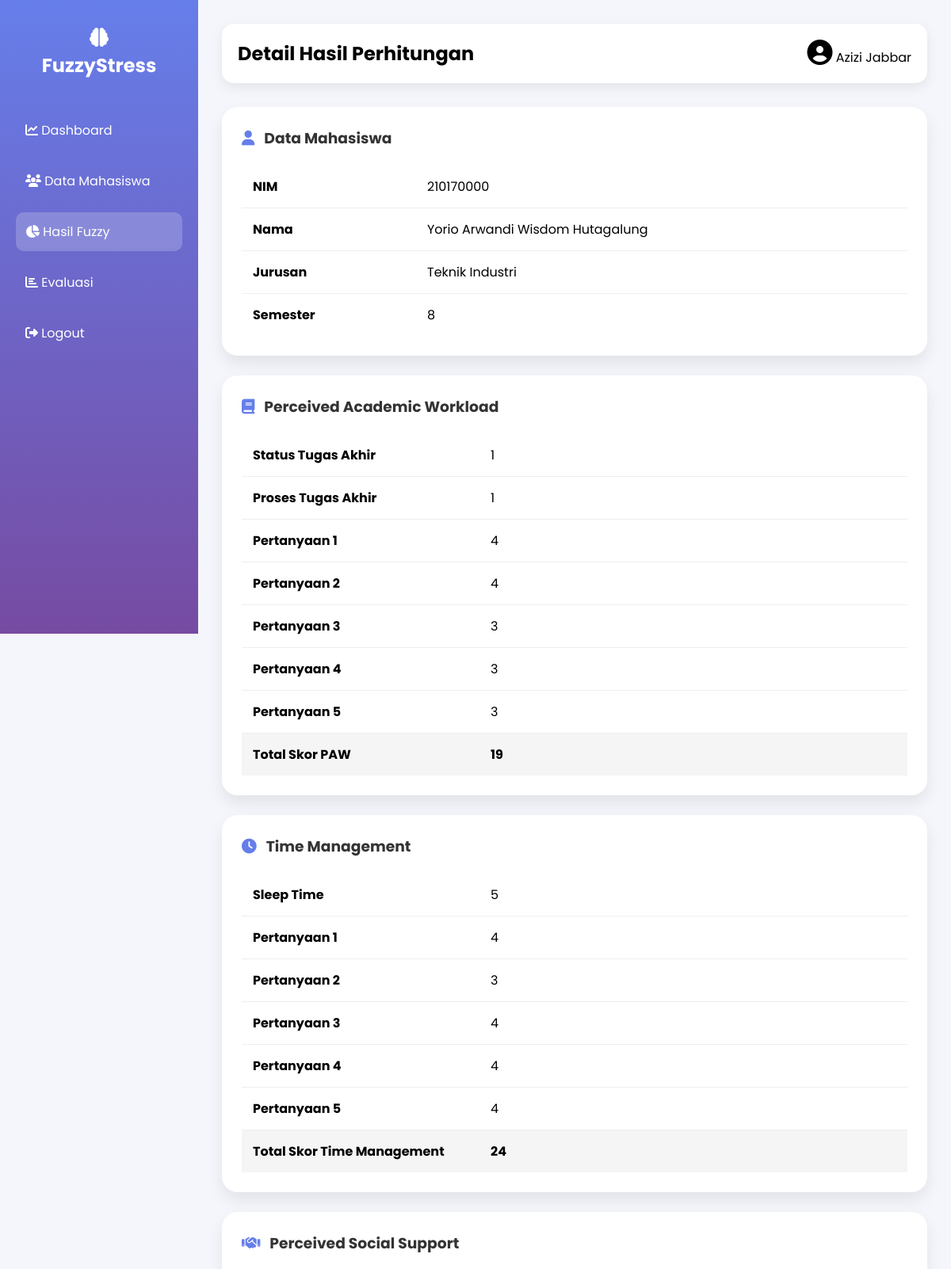
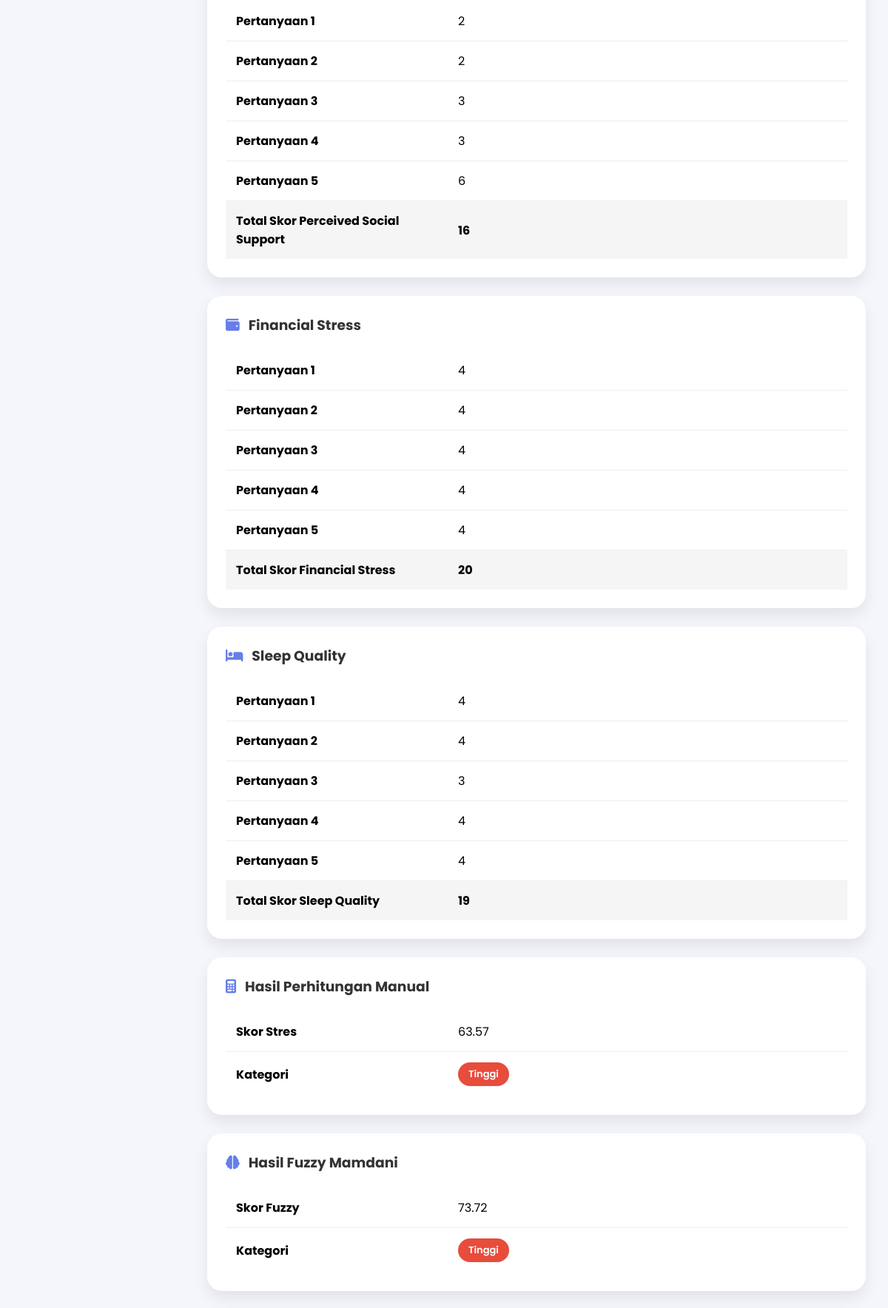
The app's page /admin/detail_hasil.php?id=202 (signed in, upper part) with its own data (2 pictures, top to bottom).
### tables this page shows
CREATE TABLE `data` (
  `data_id` int(2) NOT NULL,
  `nim` int(20) NOT NULL,
  `nama` varchar(100) NOT NULL,
  `jurusan` varchar(100) NOT NULL,
  `semester` int(5) NOT NULL
);

CREATE TABLE `perceived` (
  `data_id` int(11) NOT NULL,
  `status_tga` int(2) NOT NULL,
  `proses_tga` int(2) NOT NULL,
  `q1_tga` int(2) NOT NULL,
  `q2_tga` int(2) NOT NULL,
  `q3_tga` int(2) NOT NULL,
  `q4_tga` int(2) NOT NULL,
  `q5_tga` int(2) NOT NULL
);

CREATE TABLE `hasil_perhitungan` (
  `id` int(11) NOT NULL,
  `data_id` int(11) NOT NULL,
  `score_paw` int(11) NOT NULL,
  `score_tm` int(11) NOT NULL,
  `score_pss` int(11) NOT NULL,
  `score_fs` int(11) NOT NULL,
  `score_sq` int(11) NOT NULL,
  `stress_score` decimal(10,2) NOT NULL,
  `stress_category` varchar(50) NOT NULL
);

CREATE TABLE `time_management` (
  `data_id` int(11) NOT NULL,
  `sleep_time` int(2) NOT NULL,
  `q1_time` int(2) NOT NULL,
  `q2_time` int(2) NOT NULL,
  `q3_time` int(2) NOT NULL,
  `q4_time` int(2) NOT NULL,
  `q5_time` int(2) NOT NULL
);

CREATE TABLE `pcv` (
  `data_id` int(11) NOT NULL,
  `q1_pcv` int(2) NOT NULL,
  `q2_pcv` int(2) NOT NULL,
  `q3_pcv` int(2) NOT NULL,
  `q4_pcv` int(2) NOT NULL,
  `q5_pcv` int(2) NOT NULL
);

CREATE TABLE `financial` (
  `data_id` int(11) NOT NULL,
  `q1_fnc` int(2) NOT NULL,
  `q2_fnc` int(2) NOT NULL,
  `q3_fnc` int(2) NOT NULL,
  `q4_fnc` int(2) NOT NULL,
  `q5_fnc` int(2) NOT NULL
);

CREATE TABLE `sleep` (
  `data_id` int(11) NOT NULL,
  `q1_sleep` int(2) NOT NULL,
  `q2_sleep` int(2) NOT NULL,
  `q3_sleep` int(2) NOT NULL,
  `q4_sleep` int(2) NOT NULL,
  `q5_sleep` int(2) NOT NULL
);

CREATE TABLE `hasil_fuzzy` (
  `id` int(11) NOT NULL,
  `data_id` int(11) NOT NULL,
  `score_paw` int(11) NOT NULL,
  `score_tm` int(11) NOT NULL,
  `score_pss` int(11) NOT NULL,
  `score_fs` int(11) NOT NULL,
  `score_sq` int(11) NOT NULL,
  `norm_paw` decimal(6,2) NOT NULL,
  `norm_tm` decimal(6,2) NOT NULL,
  `norm_pss` decimal(6,2) NOT NULL,
  `norm_fs` decimal(6,2) NOT NULL,
  `norm_sq` decimal(6,2) NOT NULL,
  `stress_score` decimal(6,2) NOT NULL,
  `stress_category` varchar(20) NOT NULL,
  `created_at` timestamp NOT NULL DEFAULT current_timestamp()
);

### admin/detail_hasil.php (the view, shortened to what this page needs)
<?php
include "koneksi/koneksi.php";
$id = (int)$_GET['id'];
$query = mysqli_query($conn, "
SELECT
d.*,
p.*,
tm.*,
pcv.*,
f.*,
s.*,
hp.score_paw,
hp.score_tm,
hp.score_pss,
hp.score_fs,
hp.score_sq,
hp.stress_score AS manual_score,
hp.stress_category AS manual_category,
hf.norm_paw,
hf.norm_tm,
hf.norm_pss,
hf.norm_fs,
hf.norm_sq,
hf.stress_score AS fuzzy_score,
hf.stress_category AS fuzzy_category
FROM data d
INNER JOIN perceived p
ON d.data_id = p.data_id
INNER JOIN time_management tm
ON d.data_id = tm.data_id
INNER JOIN pcv
ON d.data_id = pcv.data_id
INNER JOIN financial f
ON d.data_id = f.data_id
INNER JOIN sleep s
ON d.data_id = s.data_id
INNER JOIN hasil_perhitungan hp
ON d.data_id = hp.data_id
INNER JOIN hasil_fuzzy hf
ON d.data_id = hf.data_id
WHERE d.data_id='$id'
");
$data = mysqli_fetch_assoc($query);
?>
<!DOCTYPE html>
<html lang="id">
<head>
<link rel="stylesheet"
href="https://cdnjs.cloudflare.com/ajax/libs/font-awesome/6.5.2/css/all.min.css">
</head>
<body>
<div class="sidebar">
<h2>
<i class="fas fa-brain"></i>
<br>
FuzzyStress
</h2>
<ul>
<li>
<a href="dashboard.php">
<i class="fas fa-chart-line"></i>
Dashboard
</a>
</li>
<li>
<a href="data.php">
<i class="fas fa-users"></i>
Data Mahasiswa
</a>
</li>
<li>
<a href="hasil.php"
style="background:rgba(255,255,255,.2);">
<i class="fas fa-chart-pie"></i>
Hasil Fuzzy
</a>
</li>
<li>
<a href="evaluasi.php">
<i class="fas fa-chart-bar"></i>
Evaluasi
</a>
</li>
<li>
<a href="process/logout.php">
<i class="fas fa-sign-out-alt"></i>
Logout
</a>
</li>
</ul>
</div>
<div class="main">
<div class="navbar">
<h2>
Detail Hasil Perhitungan
</h2>
<div>
<i class="fas fa-user-circle fa-2x"></i>
<?= $_SESSION['nama']; ?>
</div>
</div>
<div class="card">
<h3>
<i class="fas fa-user"></i>
Data Mahasiswa
</h3>
<table class="detail-table">
<tr>
<td width="220">
<b>NIM</b>
</td>
<td>
<?= htmlspecialchars($data['nim']); ?>
</td>
</tr>
<tr>
<td>
<b>Nama</b>
</td>
<td>
<?= htmlspecialchars($data['nama']); ?>
</td>
</tr>
<tr>
<td>
<b>Jurusan</b>
</td>
<td>
<?= htmlspecialchars($data['jurusan']); ?>
</td>
</tr>
<tr>
<td>
<b>Semester</b>
</td>
<td>
<?= htmlspecialchars($data['semester']); ?>
</td>
</tr>
</table>
</div>
<div class="card">
<h3>
<i class="fas fa-book"></i>
Perceived Academic Workload
</h3>
<table class="detail-table">
<tr>
<td width="300"><b>Status Tugas Akhir</b></td>
<td><?= $data['status_tga']; ?></td>
</tr>
<tr>
<td><b>Proses Tugas Akhir</b></td>
<td><?= $data['proses_tga']; ?></td>
</tr>
<tr>
<td><b>Pertanyaan 1</b></td>
<td><?= $data['q1_tga']; ?></td>
</tr>
<tr>
<td><b>Pertanyaan 2</b></td>
<td><?= $data['q2_tga']; ?></td>
</tr>
<tr>
<td><b>Pertanyaan 3</b></td>
<td><?= $data['q3_tga']; ?></td>
</tr>
<tr>
<td><b>Pertanyaan 4</b></td>
<td><?= $data['q4_tga']; ?></td>
</tr>
<tr>
<td><b>Pertanyaan 5</b></td>
<td><?= $data['q5_tga']; ?></td>
</tr>
<tr style="background:#f5f5f5;font-weight:bold;">
<td>Total Skor PAW</td>
<td><?= $data['score_paw']; ?></td>
</tr>
</table>
</div>
<div class="card">
<h3>
<i class="fas fa-clock"></i>
Time Management
</h3>
<table class="detail-table">
<tr>
<td width="300"><b>Sleep Time</b></td>
<td><?= $data['sleep_time']; ?></td>
</tr>
<tr>
<td><b>Pertanyaan 1</b></td>
<td><?= $data['q1_time']; ?></td>
</tr>
<tr>
<td><b>Pertanyaan 2</b></td>
<td><?= $data['q2_time']; ?></td>
</tr>
<tr>
<td><b>Pertanyaan 3</b></td>
<td><?= $data['q3_time']; ?></td>
</tr>
<tr>
<td><b>Pertanyaan 4</b></td>
<td><?= $data['q4_time']; ?></td>
</tr>
<tr>
<td><b>Pertanyaan 5</b></td>
<td><?= $data['q5_time']; ?></td>
</tr>
<tr style="background:#f5f5f5;font-weight:bold;">
<td>Total Skor Time Management</td>
<td><?= $data['score_tm']; ?></td>
</tr>
</table>
</div>
<div class="card">
<h3>
<i class="fas fa-handshake"></i>
Perceived Social Support
</h3>
<table class="detail-table">
<tr>
<td width="300"><b>Pertanyaan 1</b></td>
<td><?= $data['q1_pcv']; ?></td>
</tr>
<tr>
<td><b>Pertanyaan 2</b></td>
<td><?= $data['q2_pcv']; ?></td>
</tr>
<tr>
<td><b>Pertanyaan 3</b></td>
<td><?= $data['q3_pcv']; ?></td>
</tr>
<tr>
<td><b>Pertanyaan 4</b></td>
<td><?= $data['q4_pcv']; ?></td>
</tr>
<tr>
<td><b>Pertanyaan 5</b></td>
<td><?= $data['q5_pcv']; ?></td>
</tr>
<tr style="background:#f5f5f5;font-weight:bold;">
<td>Total Skor Perceived Social Support</td>
<td><?= $data['score_pss']; ?></td>
</tr>
</table>
</div>
<div class="card">
<h3>
<i class="fas fa-wallet"></i>
Financial Stress
</h3>
<table class="detail-table">
<tr>
<td width="300"><b>Pertanyaan 1</b></td>
<td><?= $data['q1_fnc']; ?></td>
</tr>
<tr>
<td><b>Pertanyaan 2</b></td>
<td><?= $data['q2_fnc']; ?></td>
</tr>
<tr>
<td><b>Pertanyaan 3</b></td>
<td><?= $data['q3_fnc']; ?></td>
</tr>
<tr>
<td><b>Pertanyaan 4</b></td>
<td><?= $data['q4_fnc']; ?></td>
</tr>
<tr>
<td><b>Pertanyaan 5</b></td>
<td><?= $data['q5_fnc']; ?></td>
</tr>
<tr style="background:#f5f5f5;font-weight:bold;">
<td>Total Skor Financial Stress</td>
<td><?= $data['score_fs']; ?></td>
</tr>
</table>
</div>
<div class="card">
<h3>
<i class="fas fa-bed"></i>
Sleep Quality
</h3>
<table class="detail-table">
<tr>
<td width="300"><b>Pertanyaan 1</b></td>
<td><?= $data['q1_sleep']; ?></td>
</tr>
<tr>
<td><b>Pertanyaan 2</b></td>
<td><?= $data['q2_sleep']; ?></td>
</tr>
<tr>
<td><b>Pertanyaan 3</b></td>
<td><?= $data['q3_sleep']; ?></td>
</tr>
<tr>
<td><b>Pertanyaan 4</b></td>
<td><?= $data['q4_sleep']; ?></td>
</tr>
<tr>
<td><b>Pertanyaan 5</b></td>
<td><?= $data['q5_sleep']; ?></td>
</tr>
<tr style="background:#f5f5f5;font-weight:bold;">
<td>Total Skor Sleep Quality</td>
<td><?= $data['score_sq']; ?></td>
</tr>
</table>
</div>
<div class="card">
<h3>
<i class="fas fa-calculator"></i>
Hasil Perhitungan Manual
</h3>
<table class="detail-table">
<tr>
<td width="300"><b>Skor Stres</b></td>
<td><?= number_format($data['manual_score'],2); ?></td>
</tr>
<tr>
<td><b>Kategori</b></td>
<td>
<?php
if($data['manual_category']=="Tinggi"){
    echo "<span class='badge badge-red'>Tinggi</span>";
}elseif($data['manual_category']=="Sedang"){
    echo "<span class='badge badge-orange'>Sedang</span>";
}else{
    echo "<span class='badge badge-green'>Rendah</span>";
}
?>
</td>
</tr>
</table>
</div>
<div class="card">
<h3>
<i class="fas fa-brain"></i>
Hasil Fuzzy Mamdani
</h3>
<table class="detail-table">
<tr>
<td width="300"><b>Skor Fuzzy</b></td>
<td><?= number_format($data['fuzzy_score'],2); ?></td>
</tr>
<tr>
<td><b>Kategori</b></td>
<td>
<?php
if($data['fuzzy_category']=="Tinggi"){
    echo "<span class='badge badge-red'>Tinggi</span>";
}elseif($data['fuzzy_category']=="Sedang"){
    echo "<span class='badge badge-orange'>Sedang</span>";
}else{
    echo "<span class='badge badge-green'>Rendah</span>";
}
?>
</td>
</tr>
</table>
</div>
</div>
</body>
</html>

### admin/detail_hasil.php (style rules this page uses)
* { margin:0; padding:0; box-sizing:border-box; font-family:'Poppins',sans-serif; }
body { background:#f4f6fb; display:flex; }
.sidebar { width:250px; height:100vh; background:linear-gradient(180deg,#667eea,#764ba2); position:fixed; left:0; top:0; padding:30px 20px; color:white; overflow-y:auto; }
.sidebar h2 { text-align:center; margin-bottom:40px; }
.sidebar ul { list-style:none; }
.sidebar ul li { margin:15px 0; }
.sidebar ul li a { display:block; padding:12px; text-decoration:none; color:white; border-radius:10px; transition:.3s; }
.main { margin-left:250px; width:calc(100% - 250px); padding:30px; }
.navbar { background:white; padding:20px; border-radius:15px; display:flex; justify-content:space-between; align-items:center; box-shadow:0 5px 15px rgba(0,0,0,.08); margin-bottom:30px; }
.card { background:white; padding:25px; border-radius:20px; box-shadow:0 10px 20px rgba(0,0,0,.08); margin-bottom:25px; }
.card h3 { margin-bottom:20px; color:#333; }
.card h3 i { color:#667eea; margin-right:8px; }
.detail-table { width:100%; border-collapse:collapse; }
.detail-table tr { border-bottom:1px solid #eee; }
.detail-table td { padding:14px; }
.detail-table tr:last-child { border-bottom:none; }
.badge { display:inline-block; padding:6px 14px; border-radius:30px; font-size:13px; font-weight:600; color:white; }
.badge-red { background:#e74c3c; }

### records on screen
data: nim "210170000", nama "Yorio Arwandi Wisdom Hutagalung", jurusan "Teknik Industri", semester "8", perceived.status_tga "1", perceived.proses_tga "1", perceived.q1_tga "4", perceived.q2_tga "4", perceived.q3_tga "3", perceived.q4_tga "3", perceived.q5_tga "3", hasil_perhitungan.score_paw "19", time_management.sleep_time "5", time_management.q1_time "4", time_management.q2_time "3", time_management.q3_time "4", time_management.q4_time "4", time_management.q5_time "4", hasil_perhitungan.score_tm "24", pcv.q1_pcv "2", pcv.q2_pcv "2", pcv.q3_pcv "3", pcv.q4_pcv "3", pcv.q5_pcv "6", hasil_perhitungan.score_pss "16", financial.q1_fnc "4", financial.q2_fnc "4", financial.q3_fnc "4", financial.q4_fnc "4", financial.q5_fnc "4", hasil_perhitungan.score_fs "20", sleep.q1_sleep "4", sleep.q2_sleep "4", sleep.q3_sleep "3", sleep.q4_sleep "4", sleep.q5_sleep "4", hasil_perhitungan.score_sq "19", hasil_perhitungan.stress_score "63.57", hasil_fuzzy.stress_score "73.72"

### other values on screen
$_SESSION['nama'] "Azizi Jabbar"
